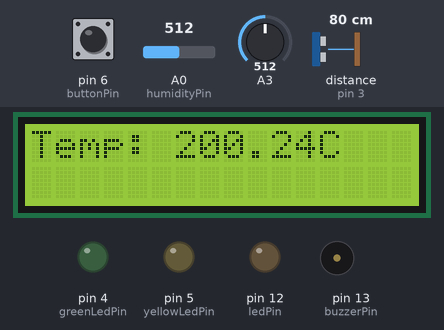
Bench run of a sketch on a simulated Arduino Uno, built with avr-gcc and run on an emulated ATmega328P. Shown: 16×2 character LCD, output pins drawn as LEDs (lit = HIGH), buzzer (waves = sounding, pin HIGH). Wiring (inferred from the names in the program): ultrasonic range finder: trigger pin 2; echo pin 3. Dashed ring = blinking. Inputs (shaded band) come from the test bench; at power-on: pin 6 (buttonPin) HIGH, A0 (humidityPin) = 512, distance to the obstacle (sensor on pin 3) 80 cm, A3 = 512. The echo pulse lasts 58.3 µs per cm; pins used as bus, display or sensor lines are not drawn; what the sketch prints to the serial monitor is not drawn.

Above: at 1.2 s.
1.3 s: pin 6 (buttonPin) pulled LOW for 2.35 s
At 2.8 s:
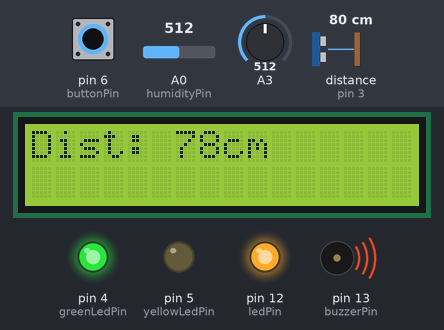
5.1 s: pin 6 (buttonPin) pulled LOW for 2.35 s
At 7.9 s:
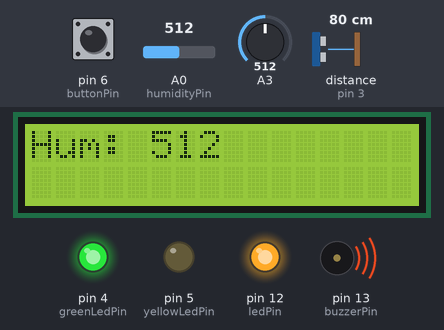
11.6 s: A0 (humidityPin) set to 485
At 15.4 s:
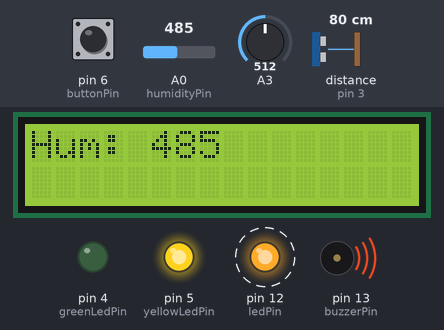
18.0 s: distance to the obstacle (sensor on pin 3) set to 96 cm
20.7 s: distance to the obstacle (sensor on pin 3) set to 104 cm
At 21.2 s:
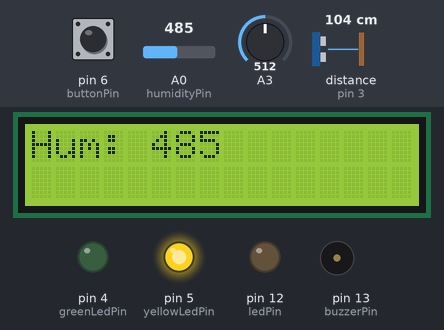
23.4 s: pin 6 (buttonPin) pulled LOW for 2.35 s
At 26.6 s:
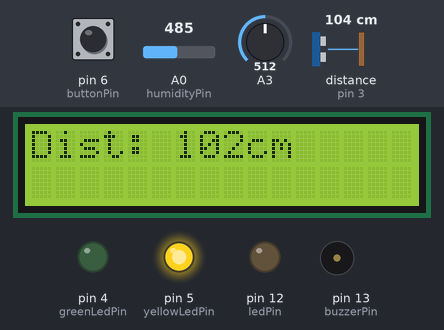
Timing chart, 0 to 28.1 s (numbered marks = the images above; inputs shaded):
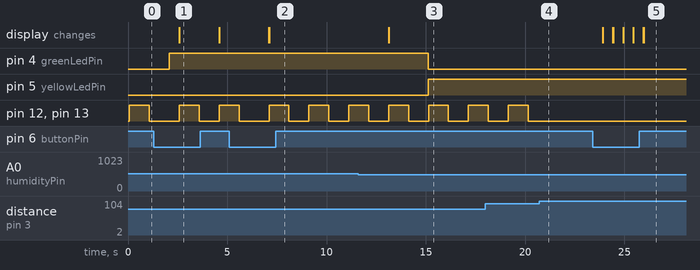

The sketch:

tableauDeBord.ino
```cpp
#include <LiquidCrystal.h>

const int trigPin = 2;
const int echoPin = 3;
int ledPin = 12;
int buzzerPin = 13;
int yellowLedPin = 5;
int greenLedPin = 4;
int buttonPin = 6;

long duration;
int distance;

int An;
float C;

int humidityPin = A0;
int humidityValue;

LiquidCrystal lcd(7, 8, 9, 10, 11);

int displayMode = 0;

void setup()
{
  pinMode(ledPin, OUTPUT);
  pinMode(buzzerPin, OUTPUT);
  pinMode(yellowLedPin, OUTPUT);
  pinMode(greenLedPin, OUTPUT);
  pinMode(trigPin, OUTPUT);
  pinMode(echoPin, INPUT);
  pinMode(humidityPin, INPUT);
  pinMode(buttonPin, INPUT_PULLUP);

  An = 0;
  C = 0;

  lcd.begin(16, 2);
  lcd.clear();

  Serial.begin(9600);
}

void loop()
{
  // Mesure de la température
  An = analogRead(A3);
  C = -40.0 + (An * 5.0 / 1023.0 - 0.1) * 100.0;
  Serial.println(C);

  // Affichage de la température sur l'écran LCD
  if (displayMode == 0) {
    lcd.setCursor(0, 0);
    lcd.print("Temp: ");
    lcd.print(C);
    lcd.print("C     ");
  }

  // Affichage de la distance sur l'écran LCD
  digitalWrite(trigPin, LOW);
  delayMicroseconds(2);
  digitalWrite(trigPin, HIGH);
  delayMicroseconds(10);
  digitalWrite(trigPin, LOW);

  duration = pulseIn(echoPin, HIGH);
  distance = duration * 0.034 / 2;

  if (displayMode == 1) {
    lcd.setCursor(0, 0);
    lcd.print("Dist: ");
    lcd.print(distance);
    lcd.print("cm    ");
  }

  // Affichage de l'humidité sur l'écran LCD
  humidityValue = analogRead(humidityPin);

  if (displayMode == 2) {
    lcd.setCursor(0, 0);
    lcd.print("Hum: ");
    lcd.print(humidityValue);
    lcd.print("      ");
  }

  // Affichage de la distance sur la LED et le buzzer
  if (distance < 100) {
    digitalWrite(ledPin, HIGH);
    digitalWrite(buzzerPin, HIGH);
    delay(1000);
    digitalWrite(ledPin, LOW);
    digitalWrite(buzzerPin, LOW);
    delay(1000);
  } else {
    digitalWrite(ledPin, LOW);
    digitalWrite(buzzerPin, LOW);
  }

  // Affichage de l'humidité sur les LEDs
  if (humidityValue < 500) {
    digitalWrite(yellowLedPin, HIGH);
    digitalWrite(greenLedPin, LOW);
  } else {
    digitalWrite(yellowLedPin, LOW);
    digitalWrite(greenLedPin, HIGH);
  }

  // Changement du mode d'affichage sur l'écran LCD en appuyant sur le bouton
  if (digitalRead(buttonPin) == LOW) {
    displayMode++;
    if (displayMode > 2) {
      displayMode = 0;
    }
    delay(500);
    lcd.clear();
  }
}
```

Measured:
- the behaviour switches between 500 and 499 on A0 (humidityPin) (found by bisection; images 2 and 3)
- the behaviour switches between 101 and 102 cm on distance to the obstacle (sensor on pin 3) (found by bisection; images 3 and 4)
- after the input at 1.3 s, the display: first changes after 1.3 s (image 1 shows a later state)
- after the input at 5.1 s, the display: first changes after 2.0 s (image 2 shows a later state)
- after the input at 11.6 s, pin 4 (greenLedPin): HIGH → LOW after 3.5 s; pin 5 (yellowLedPin): LOW → HIGH after 3.5 s; the display: changes after 1.5 s (image 3)
- after the input at 20.7 s, pin 12 (ledPin), pin 13 (buzzerPin): stays LOW (without the input it goes to HIGH after 0.46 s)
- after the input at 23.4 s, the display: first changes after 0.50 s (image 5 shows a later state)
- by itself, pin 12 (ledPin), pin 13 (buzzerPin): repeats every 2.0 s: HIGH 1.0 s, LOW 1.0 s
